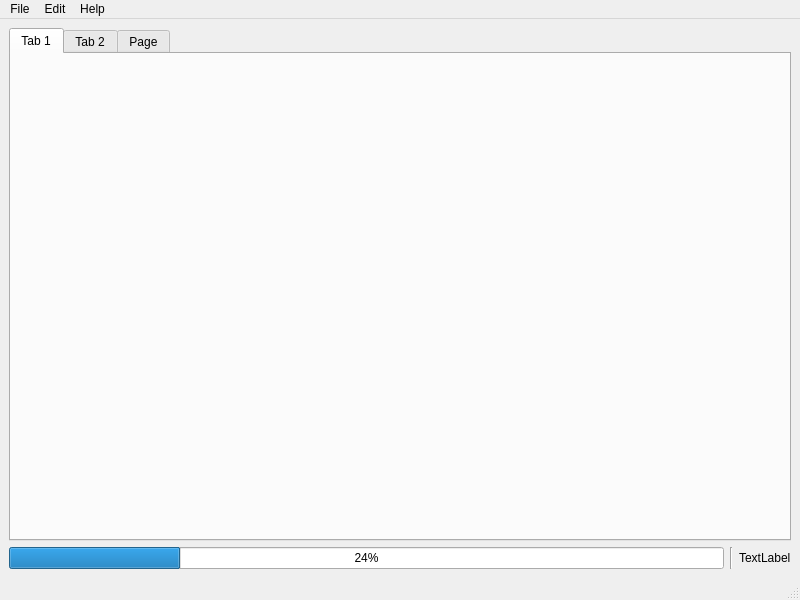
<?xml version="1.0" encoding="UTF-8"?>
<ui version="4.0">
 <class>MainWindow</class>
 <widget class="QMainWindow" name="MainWindow">
  <property name="geometry">
   <rect>
    <x>0</x>
    <y>0</y>
    <width>800</width>
    <height>600</height>
   </rect>
  </property>
  <property name="windowTitle">
   <string>MainWindow</string>
  </property>
  <widget class="QWidget" name="centralwidget">
   <layout class="QGridLayout" name="gridLayout">
    <item row="0" column="0" colspan="3">
     <widget class="QTabWidget" name="tabWidget">
      <property name="currentIndex">
       <number>0</number>
      </property>
      <widget class="QWidget" name="tab">
       <property name="toolTip">
        <string>&lt;html&gt;&lt;head/&gt;&lt;body&gt;&lt;p&gt;This&lt;/p&gt;&lt;/body&gt;&lt;/html&gt;</string>
       </property>
       <attribute name="title">
        <string>Tab 1</string>
       </attribute>
       <widget class="QWidget" name="widget" native="true">
        <property name="geometry">
         <rect>
          <x>-1</x>
          <y>-1</y>
          <width>781</width>
          <height>491</height>
         </rect>
        </property>
       </widget>
      </widget>
      <widget class="QWidget" name="tab_2">
       <attribute name="title">
        <string>Tab 2</string>
       </attribute>
      </widget>
      <widget class="QWidget" name="tab_3">
       <attribute name="title">
        <string>Page</string>
       </attribute>
      </widget>
     </widget>
    </item>
    <item row="1" column="0">
     <widget class="QProgressBar" name="progressBar">
      <property name="value">
       <number>24</number>
      </property>
     </widget>
    </item>
    <item row="1" column="1">
     <widget class="Line" name="line">
      <property name="orientation">
       <enum>Qt::Vertical</enum>
      </property>
     </widget>
    </item>
    <item row="1" column="2">
     <widget class="QLabel" name="label">
      <property name="text">
       <string>TextLabel</string>
      </property>
     </widget>
    </item>
   </layout>
  </widget>
  <widget class="QMenuBar" name="menubar">
   <property name="geometry">
    <rect>
     <x>0</x>
     <y>0</y>
     <width>800</width>
     <height>21</height>
    </rect>
   </property>
   <widget class="QMenu" name="menuFile">
    <property name="title">
     <string>File</string>
    </property>
    <addaction name="actionNew"/>
    <addaction name="actionOpen"/>
    <addaction name="actionRecent"/>
   </widget>
   <widget class="QMenu" name="menuEdit">
    <property name="title">
     <string>Edit</string>
    </property>
   </widget>
   <widget class="QMenu" name="menuView">
    <property name="title">
     <string>Help</string>
    </property>
   </widget>
   <addaction name="menuFile"/>
   <addaction name="menuEdit"/>
   <addaction name="menuView"/>
  </widget>
  <widget class="QStatusBar" name="statusbar"/>
  <action name="actionOpen">
   <property name="text">
    <string>Open...</string>
   </property>
  </action>
  <action name="actionRecent">
   <property name="text">
    <string>Recent...</string>
   </property>
  </action>
  <action name="actionNew">
   <property name="text">
    <string>New</string>
   </property>
  </action>
 </widget>
 <resources/>
 <connections/>
</ui>
